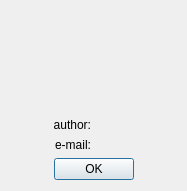
<?xml version="1.0" encoding="UTF-8"?>
<ui version="4.0">
 <class>digital_clock::PluginInfoDialog</class>
 <widget class="QDialog" name="digital_clock::PluginInfoDialog">
  <property name="geometry">
   <rect>
    <x>0</x>
    <y>0</y>
    <width>187</width>
    <height>191</height>
   </rect>
  </property>
  <property name="sizePolicy">
   <sizepolicy hsizetype="MinimumExpanding" vsizetype="MinimumExpanding">
    <horstretch>0</horstretch>
    <verstretch>0</verstretch>
   </sizepolicy>
  </property>
  <property name="windowTitle">
   <string>About plugin</string>
  </property>
  <property name="windowIcon">
   <iconset resource="../digital_clock.qrc">
    <normaloff>:/clock/images/about.svg</normaloff>:/clock/images/about.svg</iconset>
  </property>
  <property name="modal">
   <bool>true</bool>
  </property>
  <layout class="QVBoxLayout" name="verticalLayout">
   <item>
    <widget class="QLabel" name="name_value">
     <property name="font">
      <font>
       <pointsize>14</pointsize>
       <weight>75</weight>
       <bold>true</bold>
      </font>
     </property>
     <property name="text">
      <string notr="true">&lt;plugin_name&gt;</string>
     </property>
     <property name="alignment">
      <set>Qt::AlignCenter</set>
     </property>
    </widget>
   </item>
   <item>
    <widget class="QLabel" name="version_value">
     <property name="font">
      <font>
       <pointsize>10</pointsize>
       <weight>75</weight>
       <bold>true</bold>
      </font>
     </property>
     <property name="text">
      <string notr="true">&lt;version&gt;</string>
     </property>
     <property name="alignment">
      <set>Qt::AlignCenter</set>
     </property>
    </widget>
   </item>
   <item>
    <widget class="QLabel" name="icon_label">
     <property name="text">
      <string notr="true">&lt;icon&gt;</string>
     </property>
     <property name="alignment">
      <set>Qt::AlignCenter</set>
     </property>
    </widget>
   </item>
   <item>
    <widget class="QLabel" name="description_value">
     <property name="font">
      <font>
       <pointsize>10</pointsize>
      </font>
     </property>
     <property name="text">
      <string notr="true">&lt;description&gt;</string>
     </property>
     <property name="alignment">
      <set>Qt::AlignCenter</set>
     </property>
     <property name="wordWrap">
      <bool>true</bool>
     </property>
    </widget>
   </item>
   <item>
    <spacer name="verticalSpacer">
     <property name="orientation">
      <enum>Qt::Vertical</enum>
     </property>
     <property name="sizeHint" stdset="0">
      <size>
       <width>20</width>
       <height>10</height>
      </size>
     </property>
    </spacer>
   </item>
   <item>
    <layout class="QGridLayout" name="gridLayout" columnstretch="0,0">
     <item row="1" column="1">
      <widget class="QLabel" name="email_value">
       <property name="text">
        <string notr="true">&lt;e-mail&gt;</string>
       </property>
      </widget>
     </item>
     <item row="0" column="0">
      <widget class="QLabel" name="author_label">
       <property name="text">
        <string>author:</string>
       </property>
       <property name="alignment">
        <set>Qt::AlignRight|Qt::AlignTrailing|Qt::AlignVCenter</set>
       </property>
      </widget>
     </item>
     <item row="0" column="1">
      <widget class="QLabel" name="author_value">
       <property name="text">
        <string notr="true">&lt;author&gt;</string>
       </property>
      </widget>
     </item>
     <item row="1" column="0">
      <widget class="QLabel" name="email_label">
       <property name="text">
        <string notr="true">e-mail:</string>
       </property>
       <property name="alignment">
        <set>Qt::AlignRight|Qt::AlignTrailing|Qt::AlignVCenter</set>
       </property>
      </widget>
     </item>
    </layout>
   </item>
   <item>
    <layout class="QHBoxLayout" name="horizontalLayout">
     <item>
      <spacer name="horizontalSpacer">
       <property name="orientation">
        <enum>Qt::Horizontal</enum>
       </property>
       <property name="sizeHint" stdset="0">
        <size>
         <width>40</width>
         <height>20</height>
        </size>
       </property>
      </spacer>
     </item>
     <item>
      <widget class="QPushButton" name="ok_btn">
       <property name="text">
        <string notr="true">OK</string>
       </property>
      </widget>
     </item>
     <item>
      <spacer name="horizontalSpacer_2">
       <property name="orientation">
        <enum>Qt::Horizontal</enum>
       </property>
       <property name="sizeHint" stdset="0">
        <size>
         <width>40</width>
         <height>20</height>
        </size>
       </property>
      </spacer>
     </item>
    </layout>
   </item>
  </layout>
 </widget>
 <resources>
  <include location="../digital_clock.qrc"/>
 </resources>
 <connections>
  <connection>
   <sender>ok_btn</sender>
   <signal>clicked()</signal>
   <receiver>digital_clock::PluginInfoDialog</receiver>
   <slot>close()</slot>
   <hints>
    <hint type="sourcelabel">
     <x>103</x>
     <y>166</y>
    </hint>
    <hint type="destinationlabel">
     <x>159</x>
     <y>163</y>
    </hint>
   </hints>
  </connection>
 </connections>
</ui>
